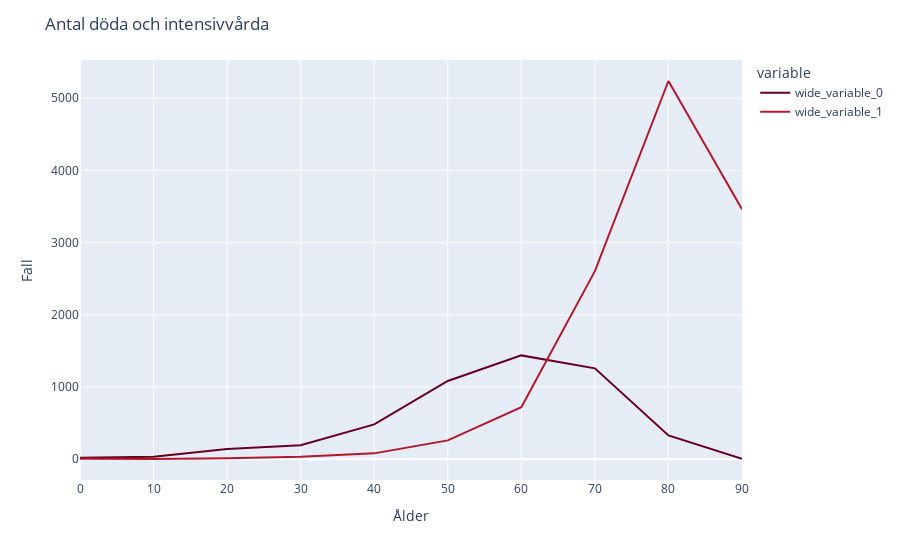

This figure's notebook cell:
### Code cell
import pandas as pd
import plotly.express as px
df = pd.read_csv("National_Total_Deaths_by_Age_Group (1).csv")

# List arguments in wide form
series1 = [3, 5, 4, 8]
series2 = [5, 4, 8, 3]

fall = df["Total_ICU_Admissions"]
död_fall = df["Total_Deaths"]

fig = px.line(x=[0,10,20,30,40,50,60,70,80,90], y=[fall, död_fall], color_discrete_sequence=px.colors.sequential.RdBu)
fig.update_layout(
    title="Antal döda och intensivvårda",
    xaxis_title = "Ålder",
    yaxis_title="Fall"
)

fig.show()

### Figure 1 — Plotly figure (JSON) as saved in the notebook; plotly's stock layout.template omitted (floating-point values rounded to 4 significant figures)
{"data": [{"hovertemplate": "variable=wide_variable_0<br>x=%{x}<br>value=%{y}<extra></extra>", "legendgroup": "wide_variable_0", "line": {"color": "rgb(103,0,31)", "dash": "solid"}, "mode": "lines", "name": "wide_variable_0", "orientation": "v", "showlegend": true, "type": "scatter", "x": [0, 10, 20, 30, 40, 50, 60, 70, 80, 90], "xaxis": "x", "y": [22, 35, 142, 194, 483, 1084, 1438, 1259, 329, 7], "yaxis": "y"}, {"hovertemplate": "variable=wide_variable_1<br>x=%{x}<br>value=%{y}<extra></extra>", "legendgroup": "wide_variable_1", "line": {"color": "rgb(178,24,43)", "dash": "solid"}, "mode": "lines", "name": "wide_variable_1", "orientation": "v", "showlegend": true, "type": "scatter", "x": [0, 10, 20, 30, 40, 50, 60, 70, 80, 90], "xaxis": "x", "y": [7, 3, 15, 33, 81, 261, 721, 2605, 5239, 3463], "yaxis": "y"}], "layout": {"legend": {"title": {"text": "variable"}, "tracegroupgap": 0}, "margin": {"t": 60}, "title": {"text": "Antal döda och intensivvårda"}, "xaxis": {"anchor": "y", "domain": [0, 1], "title": {"text": "Ålder"}}, "yaxis": {"anchor": "x", "domain": [0, 1], "title": {"text": "Fall"}}}}
